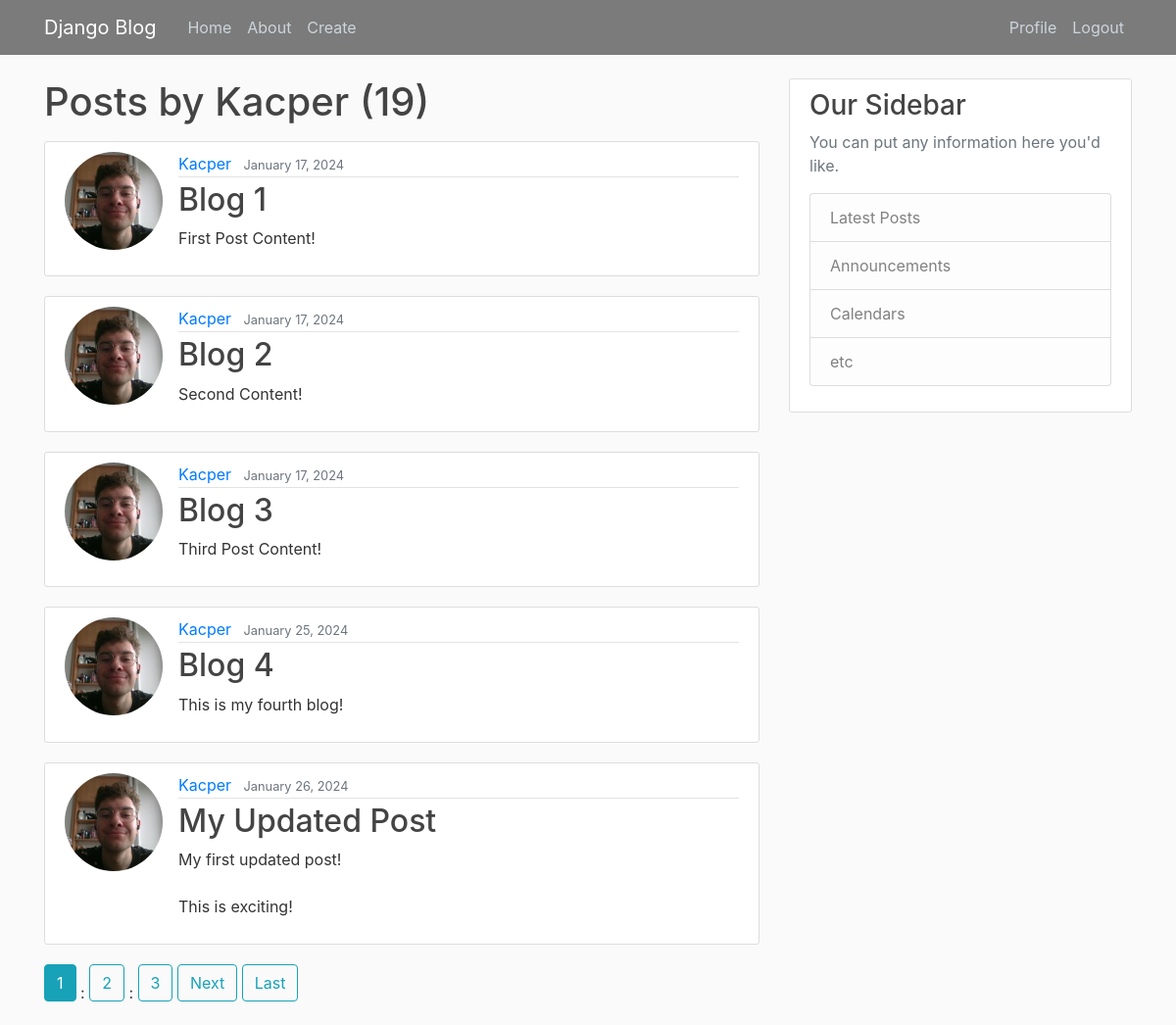
The page /user/Kacper (signed in) on the database its author committed.
### main/models.py (models this page shows, shortened)
class Post(models.Model):
    title = models.CharField(max_length = 100)
    content = models.TextField()
    date_posted = models.DateTimeField(default = timezone.now)
    author = models.ForeignKey(User, on_delete=models.CASCADE) #Jeśli user usunięty, to post też

### users/models.py (models this page shows, shortened)
class Profile(models.Model):
    user = models.OneToOneField(User, on_delete=models.CASCADE) #CASCADE - jeśli user usunięty, usuń posty, nie na odwrót
    image = models.ImageField(default='default.jpg', upload_to='profile_pics')

### main/views.py (the view)
# urls.py: path('user/<str:username>', UserPostListView.as_view(), name="user-posts"),
class UserPostListView(ListView):
    model = Post
    template_name = 'main/user_posts.html'
    context_object_name = 'posts'
    ordering = ['-date_posted'] # date_posted jeśli chcemy od najstarszego
    paginate_by = 5
    def get_queryset(self):
        user = get_object_or_404(User, username=self.kwargs.get('username'))
        return Post.objects.filter(author=user).order_by('date_posted')

### main/templates/main/user_posts.html (shortened to what this page needs)
{% extends "main/base.html" %}
{% block content %}
    <h1 class="mb-3">Posts by {{ view.kwargs.username }} ({{ page_obj.paginator.count }})</h1>
    {% for post in posts %}
        <article class="media content-section">
            <img class ="rounded-circle article-img" src="{{ post.author.profile.image.url }}">
            <div class="media-body">
            <div class="article-metadata">
                <a class="mr-2" href="{% url 'user-posts' post.author.username %}">{{ post.author }}</a>
                <small class="text-muted">{{ post.date_posted|date:"F d, Y" }}</small>
            </div>
            <h2><a class="article-title" href="{% url 'post-detail' post.id %}">{{ post.title }}</a></h2>
            <p class="article-content">{{ post.content }}</p>
            </div>
        </article>
    {% endfor %}
    {% if is_paginated %}
        {% for num in page_obj.paginator.page_range %}
            {% if page_obj.number == num %}
                <a class="btn btn-info mb-4" href="?page={{ num }}">{{ num }}</a>
            {% elif num > page_obj.number|add:'-3' and num < page_obj.number|add:'3'%}:
            <a class="btn btn-outline-info mb-4" href="?page={{ num }}">{{ num }}</a>
            {% endif %}
        {% endfor %}
        {% if page_obj.has_next %}
            <a class="btn btn-outline-info mb-4" href="?page={{ page_obj.next_page_number}}">Next</a>
            <a class="btn btn-outline-info mb-4" href="?page={{ page_obj.paginator.num_pages }}">Last</a>
        {% endif %}
    {% endif %}
{% endblock content %}

### main/static/main/main.css (style rules this page uses)
body { background: #fafafa; color: #333333; margin-top: 5rem; }
h1, h2, h3, h4, h5, h6 { color: #444444; }
.content-section { background: #ffffff; padding: 10px 20px; border: 1px solid #dddddd; border-radius: 3px; margin-bottom: 20px; }
.article-title { color: #444444; }
.article-content { white-space: pre-line; }
.article-img { height: 65px; width: 65px; margin-right: 16px; }
.article-metadata { padding-bottom: 1px; margin-bottom: 4px; border-bottom: 1px solid #e3e3e3 }
.article-img { width: 100px; height: 100px; object-fit: cover; border-radius: 50%; }

### rows shown on the page
Post: author.profile.image (picture), author "Kacper", date_posted "January 17, 2024", title "Blog 1", content "First Post Content!"
Post: author.profile.image (picture), author "Kacper", date_posted "January 17, 2024", title "Blog 2", content "Second Content!"
Post: author.profile.image (picture), author "Kacper", date_posted "January 17, 2024", title "Blog 3", content "Third Post Content!"
Post: author.profile.image (picture), author "Kacper", date_posted "January 25, 2024", title "Blog 4", content "This is my fourth blog!"
Post: author.profile.image (picture), author "Kacper", date_posted "January 26, 2024", title "My Updated Post", content "My first updated post! This is exciting!"

### other values the page prints
{{ view.kwargs.username }} "Kacper"
{{ page_obj.paginator.count }} "19"
{{ num }} "1"
{{ num }} "2" "3"
